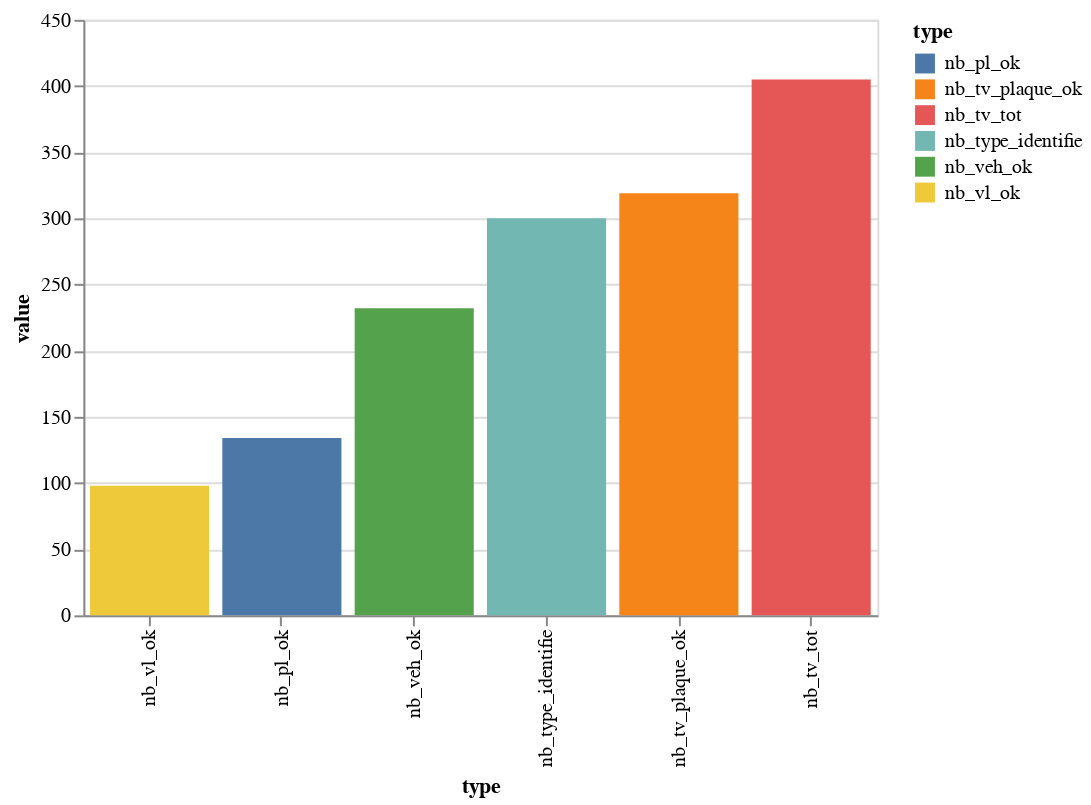

The notebook cell this image was saved under:
### Code cell
graph_stat_trie

### Figure 1 — Vega-Lite specification as saved in the notebook (floating-point values rounded to 4 significant figures)
{"$schema": "https://vega.github.io/schema/vega-lite/v2.6.0.json", "config": {"view": {"height": 300, "width": 400}}, "data": {"name": "data-e1a5b40e7aee402bd8c92c8287e6cc15"}, "datasets": {"data-e1a5b40e7aee402bd8c92c8287e6cc15": [{"type": "nb_tv_tot", "value": 405}, {"type": "nb_tv_plaque_ok", "value": 319}, {"type": "nb_type_identifie", "value": 300}, {"type": "nb_veh_ok", "value": 232}, {"type": "nb_vl_ok", "value": 98}, {"type": "nb_pl_ok", "value": 134}]}, "encoding": {"color": {"field": "type", "type": "nominal"}, "x": {"field": "type", "sort": {"field": "value", "op": "mean"}, "type": "nominal"}, "y": {"field": "value", "type": "quantitative"}}, "mark": "bar"}
